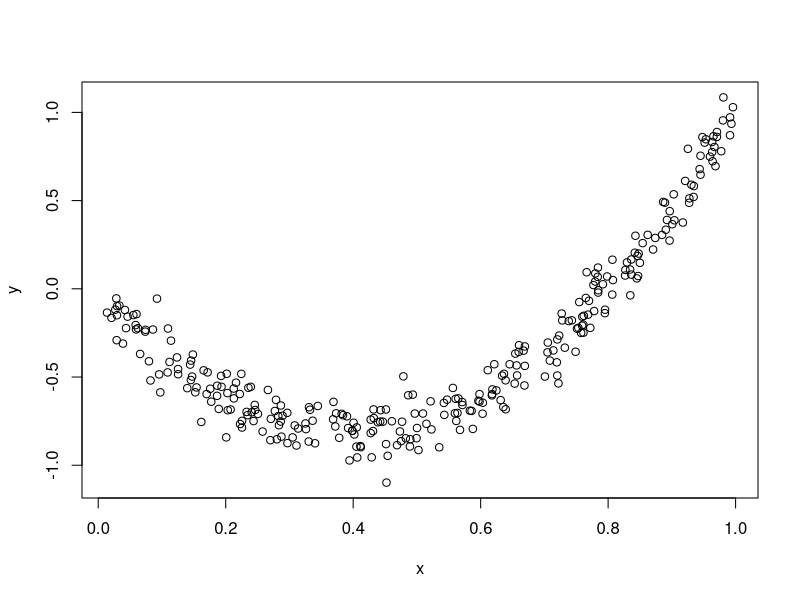
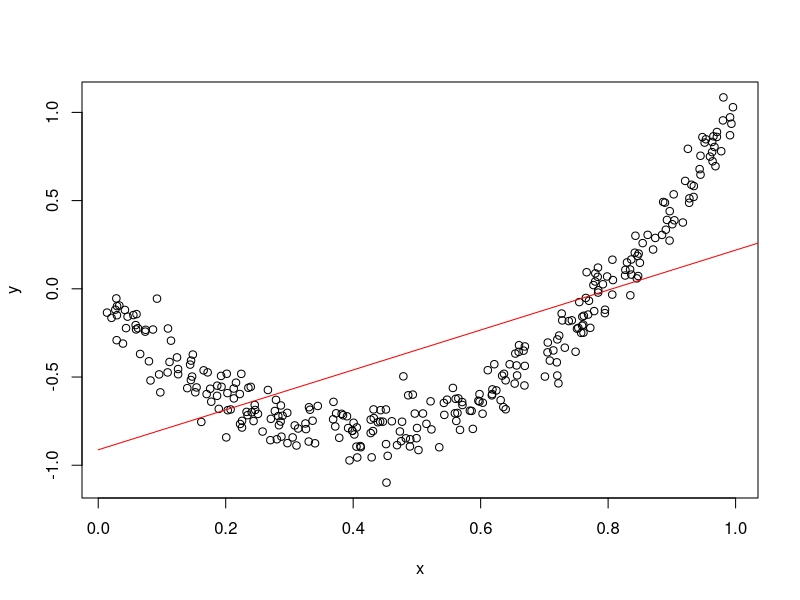
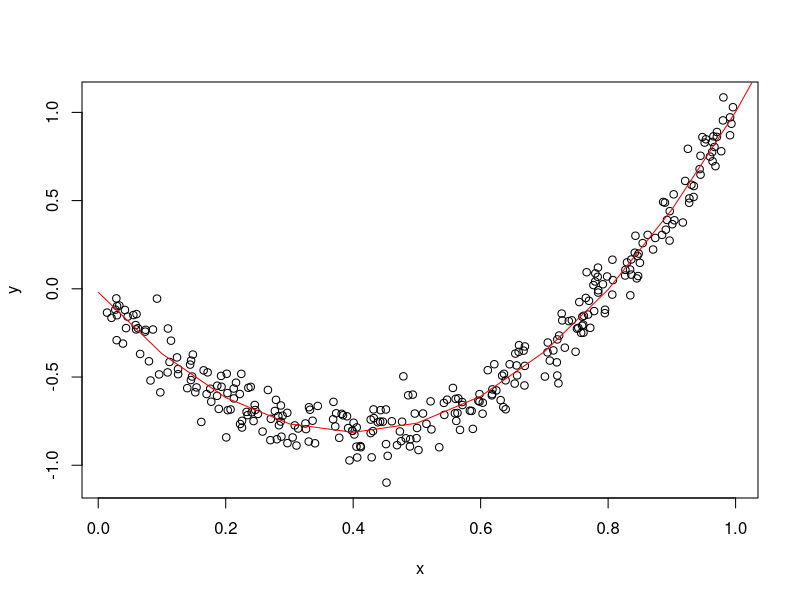
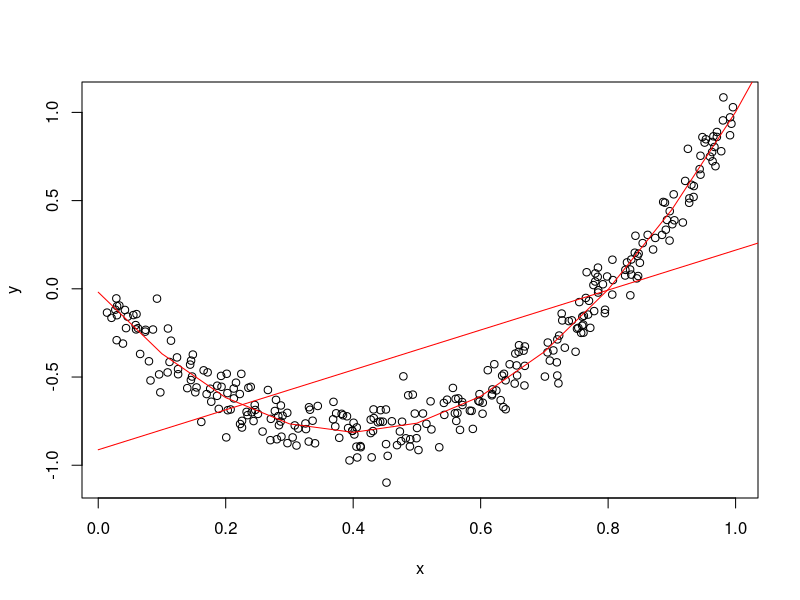

Generate these figures, in order, with R: (Note: this script raises an error after producing the figures.)
## ---- chunk 1
set.seed(138)
x = runif(n = 300, min = 0, max = 1)
epsilon = rnorm(n = 300, mean = 0, sd = .1)
y = 5 * (x ** 2) - 4 * x + epsilon
d = data.frame(x,y)
plot(x,y)
## ---- chunk 2
fit1 = lm(y ~ x)
x1 = seq(from = 0, to = 29, by = 0.1)
plot(x,y)
y_pred = predict(fit1, data.frame(x = x1))
lines(x1,y_pred, col = "red")
## ---- chunk 3
fit1 = lm(y ~ x + I(x^2))
x1 = seq(from = 0, to = 29, by = 0.1)
plot(x,y)
y_pred = predict(fit1, data.frame(x = x1))
lines(x1,y_pred, col = "red")
## ---- chunk 4
fit1 = lm(y ~ x)
fit2 = lm(y ~ x + I(x^2))
x1 = seq(from = 0, to = 29, by = 0.1)
plot(x,y)

y_pred1 = predict(fit1, data.frame(x = x1))
y_pred2 = predict(fit2, data.frame(x = x1))

lines(x1,y_pred1, col = "red")
lines(x1,y_pred2, col = "red")
## ---- chunk 5
set.seed(138)
x = runif(n = 300, min = 0, max = 1)
epsilon = rnorm(n = 300, mean = 0, sd = .1)
y = 5 * (x ** 2) - 4 * x + epsilon



fit3 = rpart(y ~ x + I(x^2),  data = d, minsplit = 20)
fit4 = rpart(y ~ x, minsplit=20,minbucket=20)
fit5 = rpart(y ~ x, maxdepth = 20)
# yhat = predict(fit)
# test = data.frame(x,yhat)
# fit = smooth.spline(test)
# plot(x,yhat)

#lines(order(x),yhat, type = "l")
#rpart.plot(fit4, type = 0)

## ---- chunk 6
x_test = runif(n = 1000, min = 0, max = 1)


f_x = function(x, n = 100, min = 0, max = 1) {
  # x = runif(n = n, min = min, max = max)
  epsilon = rnorm(n = n, mean = 0, sd = .1)
  5 * (x ** 2) - 4 * x + epsilon
}

y_test = f_x(x_test,n = 1000)
d_test = data.frame(x_test,y_test)
# y
# plot(x_test,y_true)
## ---- chunk 7
mse = function(model, test_data) {
  predictions = predict(model,test_data)
  error = predictions - test_data$y
  squared = error ** 2
  mean = mean(squared)
  mean
}

mse_linear = mse(fit1,d_test)
mse_quadratic = mse(fit2,d_test)
mse_rpart1 = mse(fit3,d_test)
mse_rpart2 = mse(fit4,d_test)
mse_rpart3 = mse(fit5,d_test)
mse_linear
mse_quadratic
mse_rpart1
mse_rpart2 # best performance 
mse_rpart3
## ---- chunk 8
x = runif(n = 1000, min = 0, max = 1)
noise = rnorm(n = 1000, mean = 0, sd = .5)
y = 3 * x + 5 + noise
d = data.frame(x,y)
d = d[order(x),]
fit_linear = lm(y ~ x, data = d)
fit_rpart = rpart(y ~ x, data  = d, minsplit=20,minbucket=20)
plot(x,y)
# sort(d$x)
lines(d$x,predict(fit_linear,d),col = "red")
lines(sort(d$x),predict(fit_rpart,d), col = "red")
